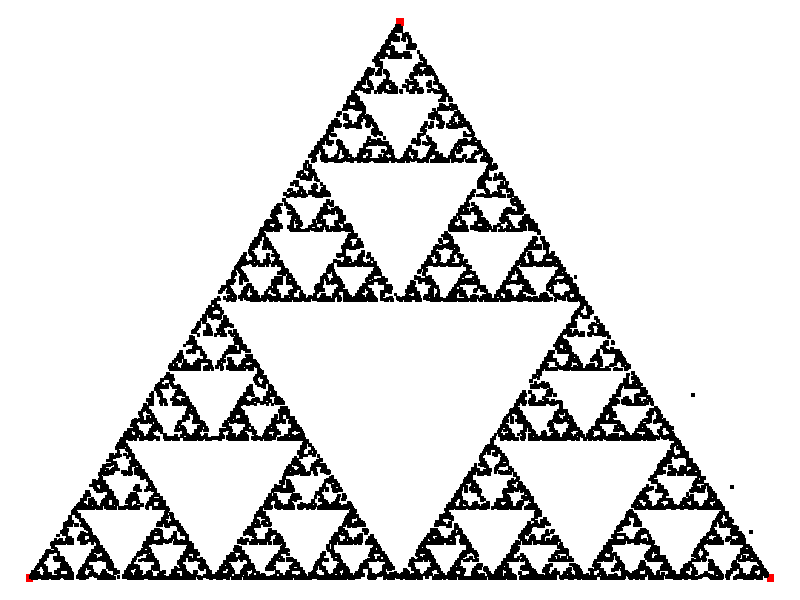

Reproduce this figure in R.
# Sierpinsky Triangle

# Initialise triangle
p <- c(0, 500, 1000)
q <- c(0, 1000, 0)
x11()
par(mar = rep(0, 4))
plot(p, q, col= "red", pch = 15, cex = 1, axes = FALSE)

# Random starting point
x <- sample(0:1000, 1)
y <- sample(0:1000, 1)

n <- 1
# Chaos game
for (i in 1:10000) {
    #Sys.sleep(.001)
    n <- (n + 1)
    if (n == 4) n <- 1
    n <- sample(1:3, 1)
    x <- floor(x + (p[n] - x) / 2)
    y <- floor(y + (q[n] - y) / 2)
    points(x, y, pch = 15, cex = 0.5)
}